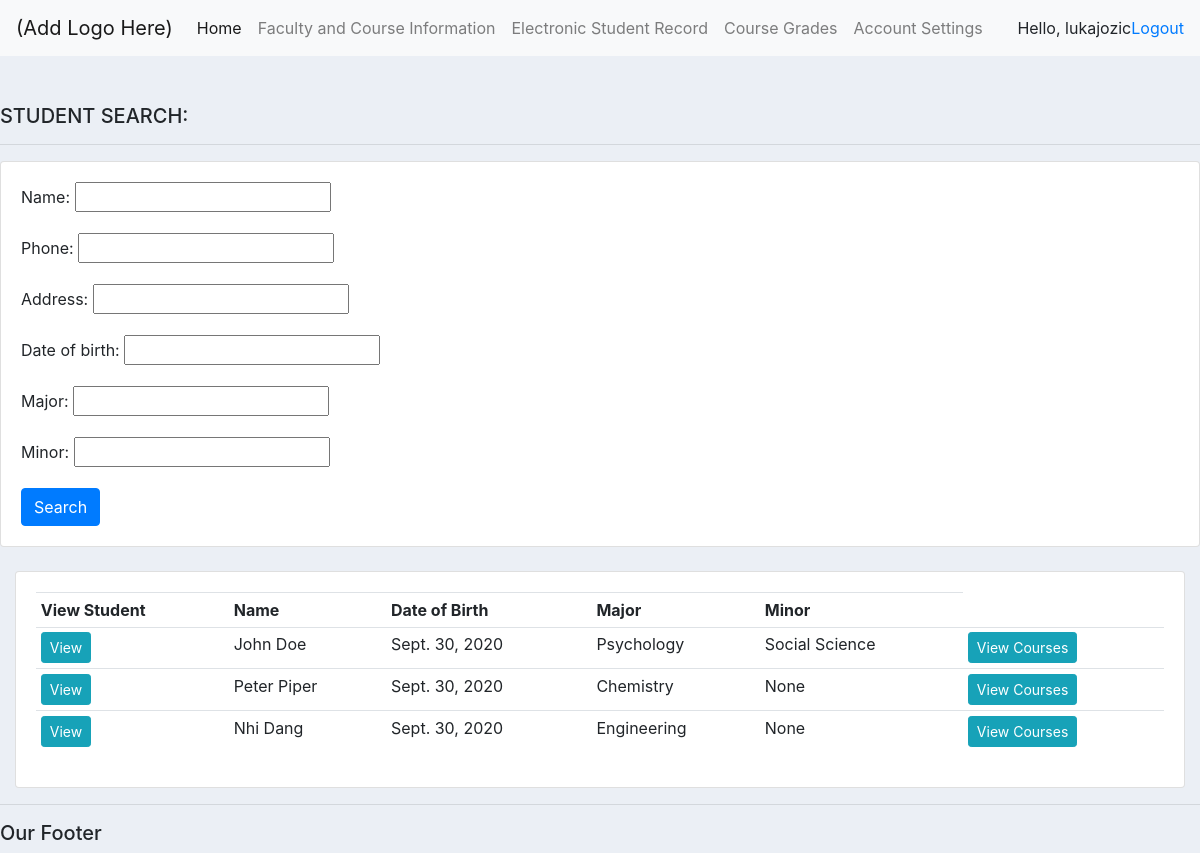
Page /electronic_student_record/ (signed in) on the committed database.
### school/models.py (models this page shows, shortened)
class Student(models.Model):
    user = models.OneToOneField(User, null=True, on_delete=models.CASCADE)
    name = models.CharField(max_length=200, null=True)
    phone = models.CharField(max_length=200, null=True)
    address = models.CharField(max_length=200, null=True)
    date_of_birth = models.DateField(null=True)
    major = models.CharField(max_length=200, null=True, blank=True)
    minor = models.CharField(max_length=200, null=True, blank=True)
    notes = models.CharField(max_length=200, null=True, blank=True)

### school/views.py (the view)
# urls.py: path('electronic_student_record/', views.electronic_student_record, name='electronic_student_record'),
@login_required(login_url='login')
def electronic_student_record(request):
    all_students = Student.objects.all()
    my_filter = StudentFilter(request.GET, queryset=all_students)
    all_students = my_filter.qs
    context = {'all_students': all_students,
               'filter': my_filter
               }
    return render(request, 'school/electronic_student_record.html', context)

### school/templates/school/electronic_student_record.html
{% extends 'school/main.html' %}
{% block content %}
<br>
<br>
<div class="row">
	<div class="col">
        <h5>STUDENT SEARCH:</h5>
        <hr>
		<div class="card card-body">
			<form method="get">
			{{filter.form.as_p}}
		    <button class="btn btn-primary" type="submit">Search</button>
		  </form>
		</div>
	</div>
</div>
<br>
<div class="col-md-12">
		<div class="card card-body">
			<table class="table table-sm">
				<tr>
					<th>View Student</th>
					<th>Name</th>
					<th>Date of Birth</th>
					<th>Major</th>
                    <th>Minor</th>
				</tr>
				{% for student in all_students %}
					<tr>
						<td><a class="btn btn-sm btn-info" href="">View</a></td>
						<td>{{student.name}}</td>
						<td>{{student.date_of_birth}}</td>
						<td>{{student.major}}</td>
                        <td>{{student.minor}}</td>
						<td><a class="btn btn-sm btn-info" href="">View Courses</a></td>
					</tr>
				{% endfor %}
			</table>
		</div>
	</div>
{% endblock %}

### school/templates/school/navbar.html (shortened to what this page needs)
<nav class="navbar navbar-expand-lg navbar-light bg-light">
    <a class="navbar-brand" href="#">(Add Logo Here)</a>
    <div class="collapse navbar-collapse" id="navbarNav">
        <ul class="navbar-nav">
            {% ifequal user.groups.all.0.name "faculty" %}
            <li class="nav-item active">
                <a class="nav-link" href="{% url 'faculty_home' %}">Home</a>
            </li>
            <li class="nav-item">
                <a class="nav-link" href="{% url 'faculty_course_info' %}">Faculty and Course Information</a>
            </li>
            <li class="nav-item">
                <a class="nav-link" href="{% url 'electronic_student_record' %}">Electronic Student Record</a>
            </li>
            <li class="nav-item">
                <a class="nav-link" href="{% url 'course_grades' %}">Course Grades</a>
            </li>
            {% else %}
            <li class="nav-item">
                <a class="nav-link" href="{% url 'course_registration' %}">Course Registration</a>
            </li>
            {% endifequal %}
            <li class="nav-item">
                <a class="nav-link" href="{% url 'account' %}">Account Settings</a>
            </li>
        </ul>
    </div>
    <span>Hello, {{request.user}} </span>
    <span><a href="{% url 'logout' %}">Logout</a></span>
</nav>

### school/templates/school/main.html (style rules this page uses)
body { background-color: #ebeff5; }

### rows in the picture
Student: name "John Doe", date_of_birth "Sept. 30, 2020", major "Psychology", minor "Social Science"
Student: name "Peter Piper", date_of_birth "Sept. 30, 2020", major "Chemistry", minor "None"
Student: name "Nhi Dang", date_of_birth "Sept. 30, 2020", major "Engineering", minor "None"

### other values in the picture
{{ request.user }} "lukajozic"
